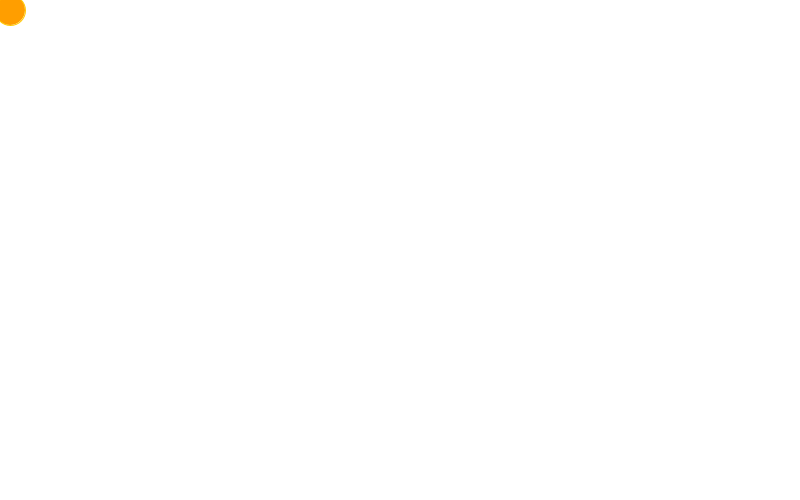
Frame 1 (no input)
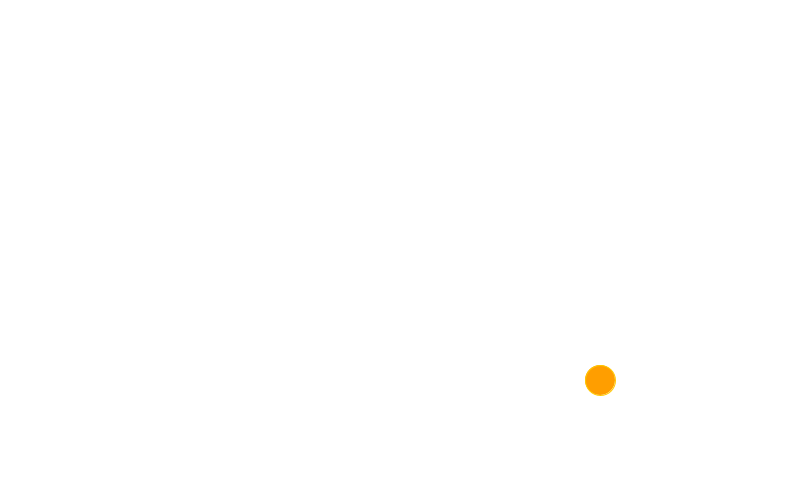
Frame 60 (the mouse pressed at the canvas centre just before this capture)
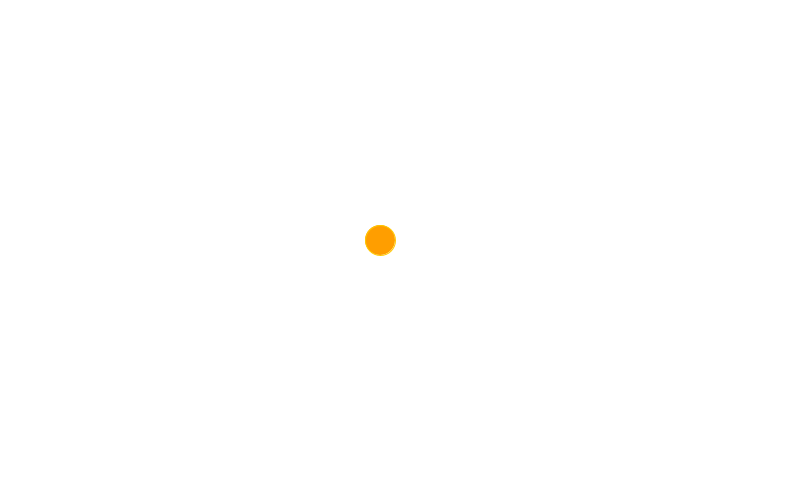
Frame 120 (the mouse held since frame 60 and released just before this capture)

The Processing sketch that drew these frames (run headless with seeded random() and noise(); from frame 60 on, the mouse is pressed at the canvas centre):

// Processing sketch: Pong
// ── Pong.pde
int x = 10;
int y = 10;
int speed1 = +10;
int speed2 = +10;
void setup() {
size(800, 500);
background(255, 255, 255);

}

void draw () {
  background(255, 255, 255);
fill(255, 158, 0);
stroke(255, 200, 0);
ellipse(x, y, 30, 30);
x = x + speed1;
y = y + speed2;

if(x>=790) {
speed1=-speed1;
}

else if(x<=10) {
speed1=-speed1;
}

else if(y>=490) {
speed2=-speed2;
}

else if(y<=10) {
speed2=-speed2;
}



if(x<10 && x > width) {

}
}
